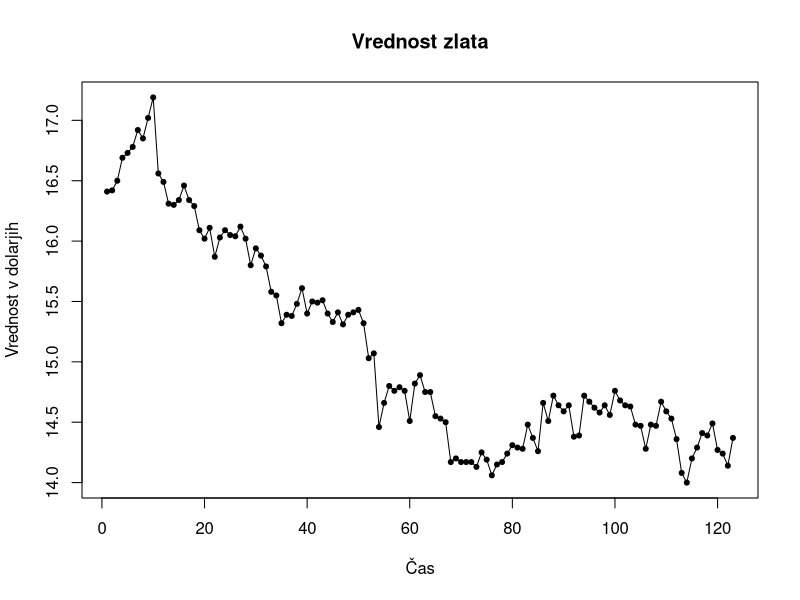
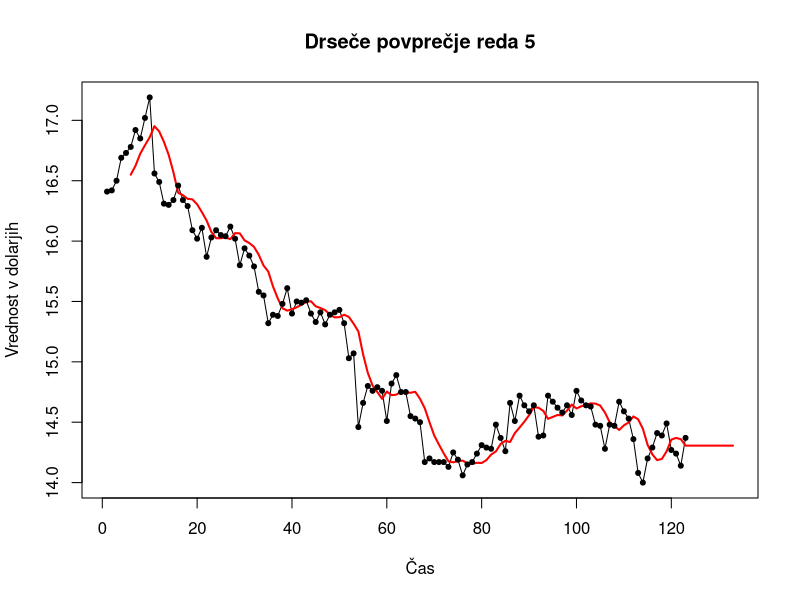
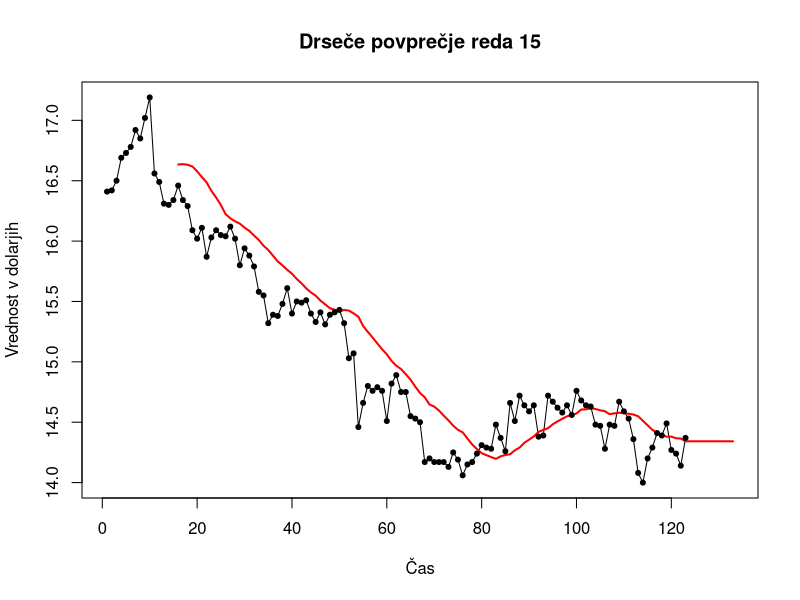
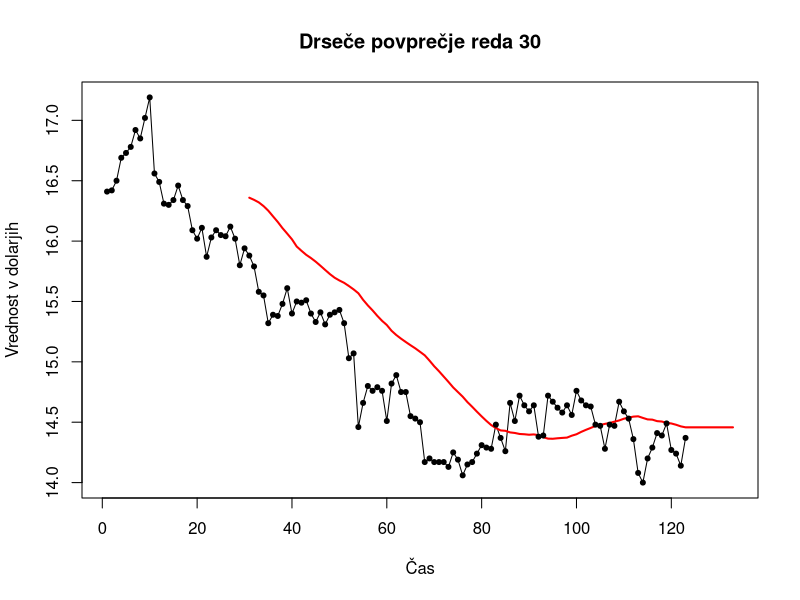
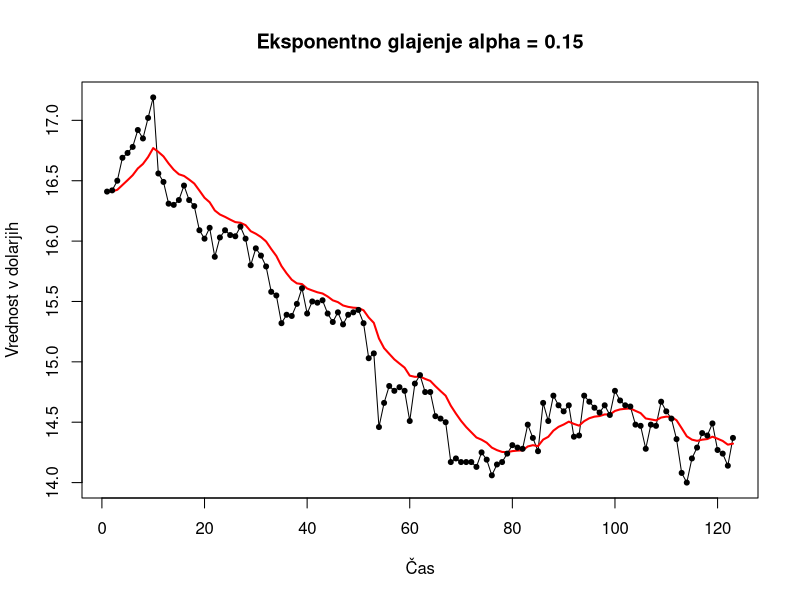
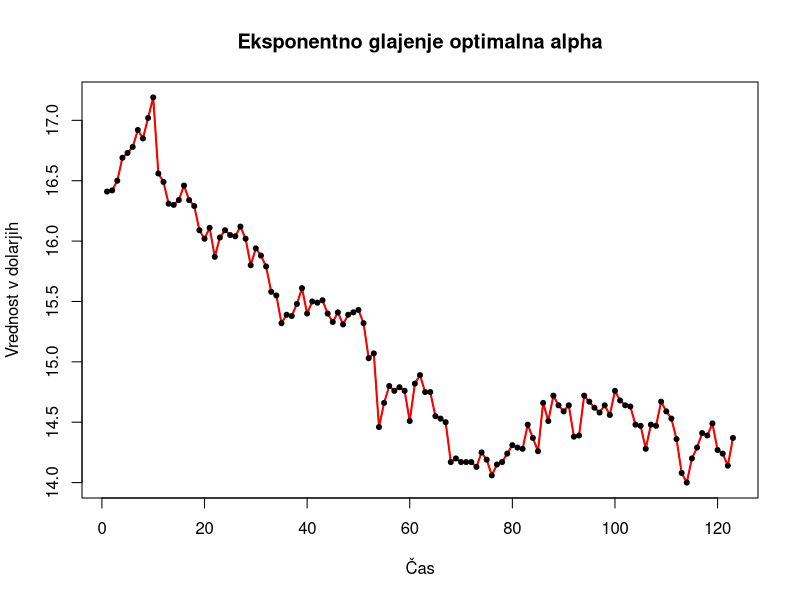

Recreate these plots in R, in order.
# FINANČNI PRAKTIKUM
# 4.Naloga: GLAJENJE ČASOVNIH VRST

library(readr)
library(graphics)
library(stats)
library(dplyr)

# 1. Vaja: Uvoz in predstavitev podatkov 
# a)

uvoz_srebro <- read_csv("srebro.csv")

# izberemo samo zaključne tečaje

srebro <- uvoz_srebro[,c(0,1,5)]

#obrnemo podatke
srebro <- srebro[123:1,]

#odstranimo znak za dolar
srebro$Close <- as.numeric(gsub("\\$","",srebro$Close))

# b) 
S <- ts(srebro$Close)
graf_S <- ts.plot(S,
                  xlab='Čas', 
                  ylab ='Vrednost v dolarjih', 
                  main = 'Vrednost zlata')
points(srebro$Close, pch = 20)

###########################################################################################################

# 2. Vaja: Glajenje z drsečim povprečjem reda k

# a)
G <- function(vrsta,k){
  glajene.vrednosti <- c()
  for (i in (k+1):(length(vrsta))){
    glajene.vrednosti[i] <- sum(vrsta[(i-1):(i-k)])/k
  }
  zglajena_vrsta <- ts(glajene.vrednosti)
  return(zglajena_vrsta)
}

# b)

napoved_vrsta <- function(vrsta,k){
  zglajena_vrsta <- G(vrsta,k)
  napoved <- rep(tail(zglajena_vrsta, n = 1),10)
  napoved_vrsta <- ts(c(zglajena_vrsta,napoved))
  return(napoved_vrsta)
}

napoved5 <- napoved_vrsta(S,5)

# c)
graf_napovedana5 <- ts.plot(S,napoved5,
                           main ="Drseče povprečje reda 5",
                           xlab = "Čas",
                           ylab = "Vrednost v dolarjih",
                           col = c("black", "red"),
                           lwd = c(1,2))
points(srebro$Close, pch = 20)


# d)
SKN <- function(vrsta, k){
  l <- length(vrsta)
  glajena.vrsta <- G(vrsta,k)
  napaka <- 0
  for (i in k:(l-1)){
    napaka <- napaka + (vrsta[i+1] - glajena.vrsta[i+1])^2
  }
  return (napaka/(l-k))
}


skn5 <- SKN(S, 5)
# 0.04239193


# e)

# RED GLAJENJA = 15

napoved15 <- napoved_vrsta(S,15)


graf_napovedana15 <- ts.plot(S,napoved15,
                           main ="Drseče povprečje reda 15",
                           xlab = "Čas",
                           ylab = "Vrednost v dolarjih",
                           col = c("black", "red"),
                           lwd = c(1,2))
points(srebro$Close, pch = 20)


skn15 <- SKN(S, 15)
# 0.08935058



# RED GLAJENJA = 30

napoved30 <- napoved_vrsta(S,30)


graf_napovedana30 <- ts.plot(S,napoved30,
                             main ="Drseče povprečje reda 30",
                             xlab = "Čas",
                             ylab = "Vrednost v dolarjih",
                             col = c("black", "red"),
                             lwd = c(1,2))
points(srebro$Close, pch = 20)


skn30 <- SKN(S, 30)
# 0.2195886


###########################################################################################################

# 3. Vaja:  Eksponentno glajenje
# a)

EG <- function(vrsta, alpha){
  dolzina <- length(vrsta)
  glajene_vrednosti <- vrsta[1]
  for (i in 2:dolzina){
    glajene_vrednosti[i] <- alpha*vrsta[i] + (1-alpha)*glajene_vrednosti[i-1]
  }
  zglajena_vrsta <- ts(glajene_vrednosti)
  return(zglajena_vrsta)
}

# b)
# alpha = 0,15
eksponentno.glajena <- EG(S,0.15)

napoved_eks <- last(eksponentno.glajena) 
# 14.32263

graf_eksponentno <- ts.plot(S,eksponentno.glajena,
                             main ="Eksponentno glajenje alpha = 0.15",
                             xlab = "Čas",
                             ylab = "Vrednost v dolarjih",
                             col = c("black", "red"),
                             lwd = c(1,2))
points(srebro$Close, pch = 20)


# c)

SKN.E <-function(vrsta, alpha){
  dolzina <- length(vrsta)
  napaka <- 0
  glajena.vrsta <- EG(vrsta, alpha)
  for (i in 1:(dolzina-1)){
    napaka <- napaka + (vrsta[i+1] - glajena.vrsta[i+1])^2
  }
  return(napaka/(dolzina-1))
}

optimal.alpha <- as.numeric(optimize(SKN.E, c(0,1), vrsta = S)[1])
# 0.9999315

# d) OPTIMALNA ALPHA
# alpha = 0.9999315
eksponentno.glajenaOPT <- EG(S,0.9999315)

napoved_eksOPT<- last(eksponentno.glajenaOPT) 
# 14.36998

graf_eksponentnoOPT <- ts.plot(S,eksponentno.glajenaOPT,
                            main ="Eksponentno glajenje optimalna alpha",
                            xlab = "Čas",
                            ylab = "Vrednost v dolarjih",
                            col = c("black", "red"),
                            lwd = c(1,2))
points(srebro$Close, pch = 20)



